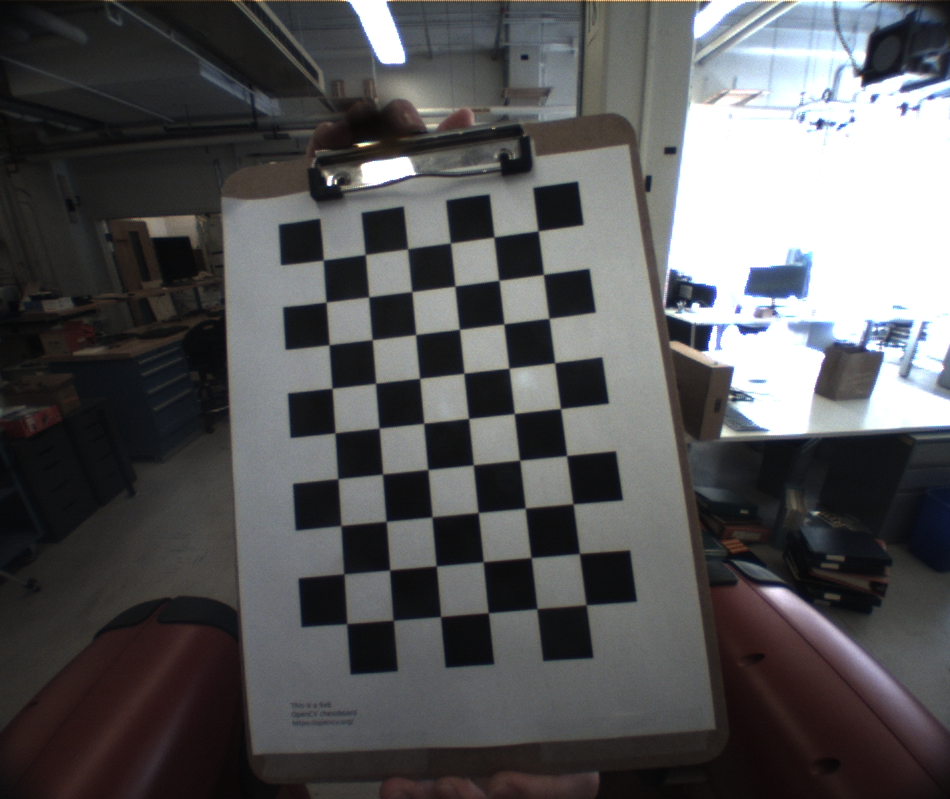
#> input picture camera/head_camera/head_camera_images/raw/pic_1.png, 950 x 799 px
$ python camera_calibration.py
#> lines starting #> are read from the running program, lines starting #| are printed output that depends on the picture; after the words box and inside, x2 and y2 are one past the last pixel; in counts of white or black regions, pixels touching at a corner belong together; long printed decimals are rounded
# [Updated] [Moses C. Nah] [2021.06.29]
# Author: Addison Sears-Collins
# https://automaticaddison.com
# Description: Perform camera calibration using a chessboard.
# [CODE NEED IMPROVEMENT] [Moses C. Nah]

import cv2                                  # Import the OpenCV library to enable computer vision
import numpy as np                          # Import the NumPy scientific computing library
import glob                                 # Used to get retrieve files that have a specified pattern
import pickle                               # For saving the camera variables

                                            # Path to the image that you want to undistort
PATH                   = "./head_camera_images/raw/"
distorted_img_filename = PATH + "pic_1.png"
                                            # [Chessboard dimensions]
number_of_squares_X = 10                    # Number of chessboard squares along the x-axis
number_of_squares_Y = 7                     # Number of chessboard squares along the y-axis
nX = number_of_squares_X - 1                # Number of interior corners along x-axis
nY = number_of_squares_Y - 1                # Number of interior corners along y-axis

object_points = []                          # Store vectors of 3D points for all chessboard images (world coordinate frame)
image_points  = []                          # Store vectors of 2D points for all chessboard images (camera coordinate frame)

# Set termination criteria. We stop either when an accuracy is reached or when
# we have finished a certain number of iterations.
criteria = ( cv2.TERM_CRITERIA_EPS + cv2.TERM_CRITERIA_MAX_ITER, 30, 0.001 )

# Define real world coordinates for points in the 3D coordinate frame
# Object points are (0,0,0), (1,0,0), (2,0,0) ...., (5,8,0)
object_points_3D = np.zeros( ( nX * nY, 3 ), np.float32 )

# These are the x and y coordinates
object_points_3D[ :, :2 ] = np.mgrid[ 0:nY, 0:nX ].T.reshape( -1, 2 )


def main():

  images = glob.glob( PATH + 'pic_*.png' )                                          # Get the file path for images in the current directory
  cnt    = 0

  for image_file in images:                                                     # Go through each chessboard image, one by one

    image = cv2.imread(image_file)                                              # Load the image
#> image is the input picture: shape (799, 950, 3); mean B, G, R 87.7, 86.5, 87
    gray  = cv2.cvtColor(image, cv2.COLOR_BGR2GRAY)                             # Convert the image to grayscale
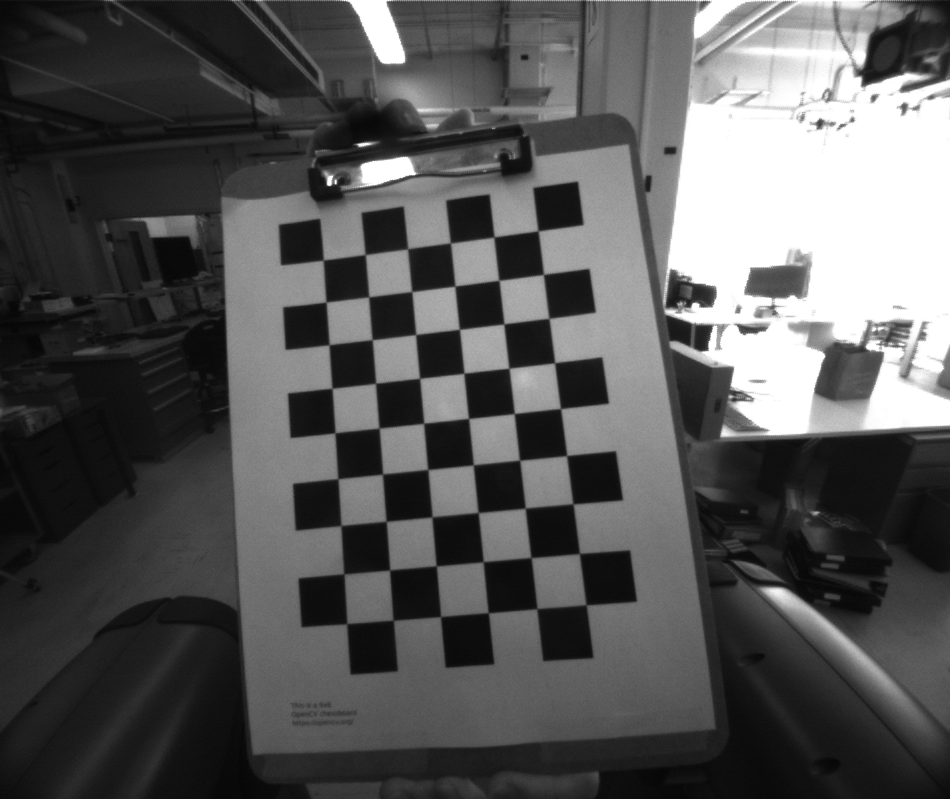
#> gray: shape (799, 950); min 6, max 255, mean 86.8

    success, corners = cv2.findChessboardCorners( gray, ( nY, nX ), None )      # Find the corners on the chessboard
#> success = True; corners = 54 rows, first 8: [323.2, 260.1], [365.4, 254.8], [407.5, 248.9], [450.5, 243], [493.9, 237.1], [538.1, 230.9], [326.1, 302], [368.7, 296.9]

    if success == True:                                                         # If the corners are found by the algorithm, draw them

      object_points.append( object_points_3D )                                  # Append object points
      image_points.append( corners )                                            # Append image points

      corners_2 = cv2.cornerSubPix( gray, corners, (11,11), (-1,-1), criteria ) # Find more exact corner pixels
#> corners_2 = 54 rows, first 8: [323.3, 260.1], [365.3, 254.6], [407.6, 248.8], [450.5, 243], [493.9, 237.1], [538.1, 230.9], [326.1, 302.1], [368.7, 296.9]
      cv2.drawChessboardCorners( image, (nY, nX), corners_2, success )          # Draw the corners
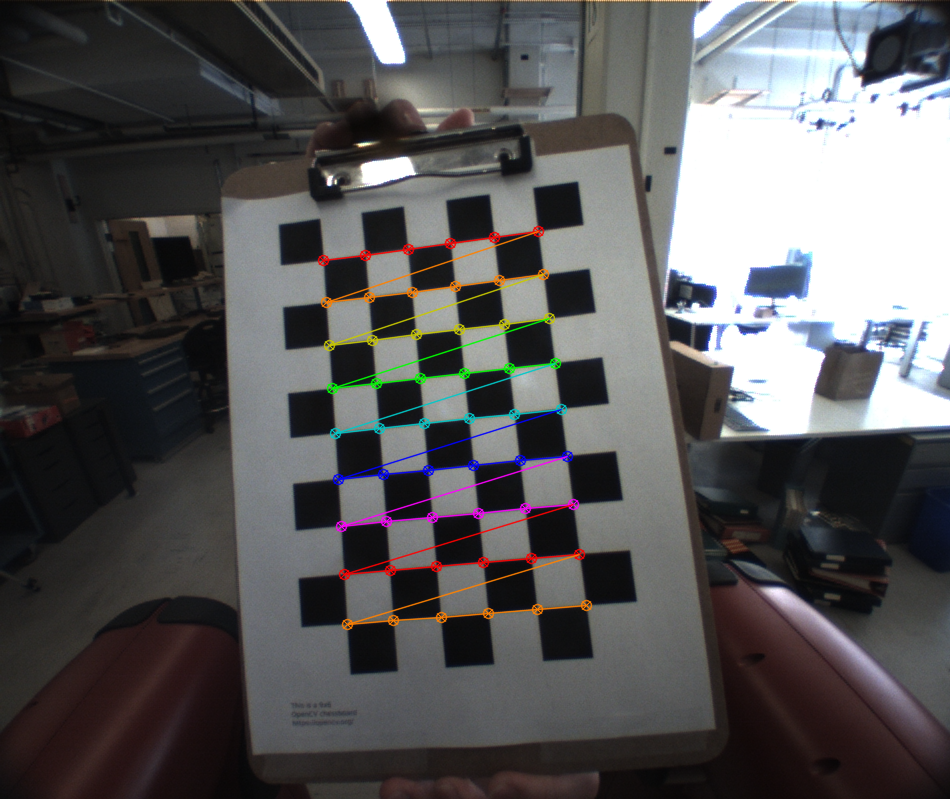
#> image: shape (799, 950, 3); 2.09% of pixels changed, all inside (x1, y1, x2, y2) = (317, 225, 593, 631)

      # [DEBUG] [Moses C. Nah] [2021.06.29]
      # Display the window for a short period. Used for testing.
      cv2.imshow( "Image", image )
      cv2.waitKey( 1000 )

      # Save the files
      img_name = "new_pic_{}.png".format( cnt + 1 )
      cv2.imwrite( img_name, image )
      cnt += 1
#> pass 2 of the loop in main, `for image_file in images:`:
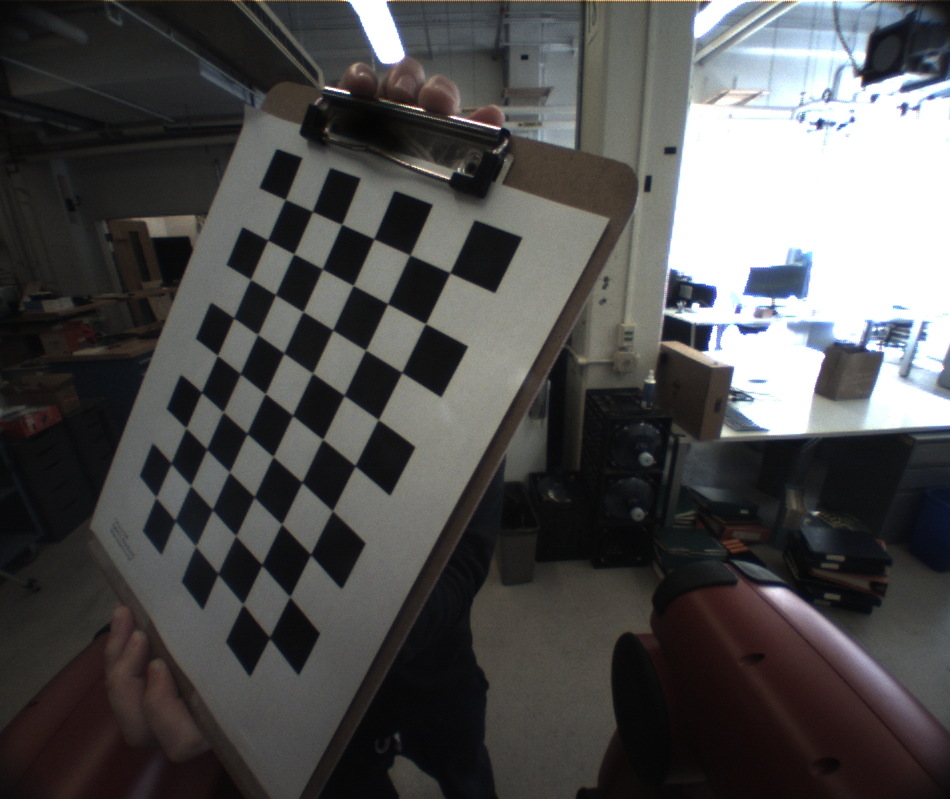
#> input picture camera/head_camera/head_camera_images/raw/pic_10.png, 950 x 799 px
#> in main, image is the input picture: shape (799, 950, 3); mean B, G, R 78.1, 78.3, 79.1
#> in main, `gray  = cv2.cvtColor(image, cv2.COLOR_BGR2GRAY)`:
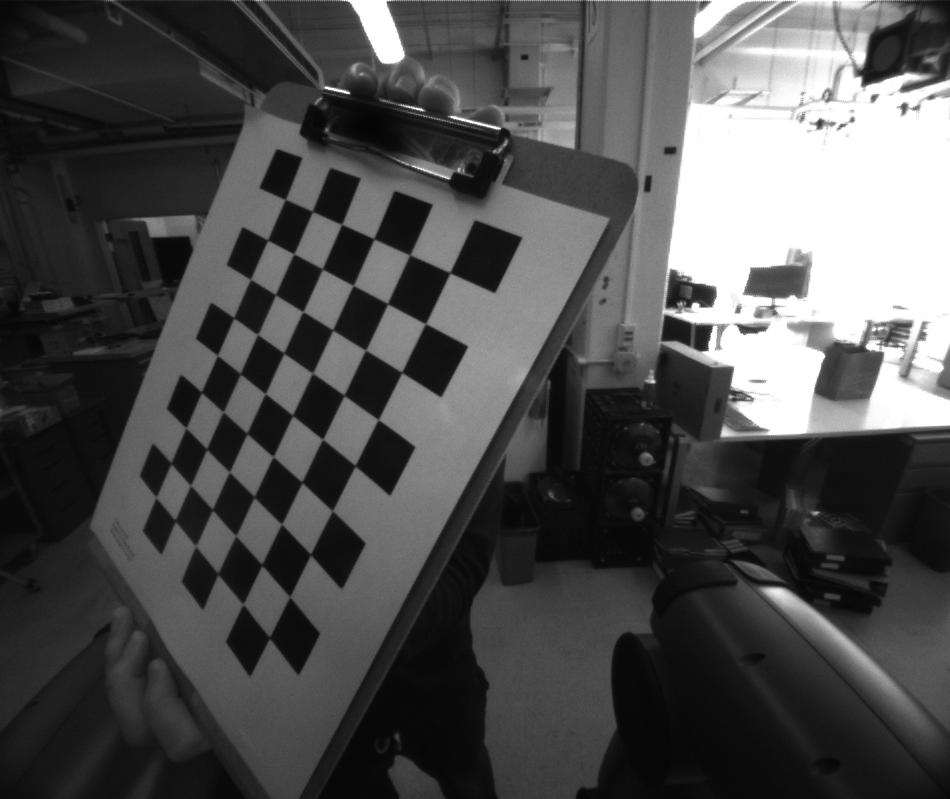
#> gray: shape (799, 950); min 3, max 255, mean 78.5
#> corners = 54 rows, first 8: [285.5, 199.3], [312.5, 211.7], [341.6, 224.3], [374, 238.9], [410, 255.1], [449.8, 272.9], [267.6, 240], [293.9, 254]
#> corners_2 = 54 rows, first 8: [285.3, 199.5], [312.4, 211.5], [341.7, 224.4], [373.9, 238.8], [409.8, 254.9], [449.8, 272.7], [267.7, 240], [293.8, 253.8]
#> in main, `cv2.drawChessboardCorners( image, (nY, nX), corners_2, success )`:
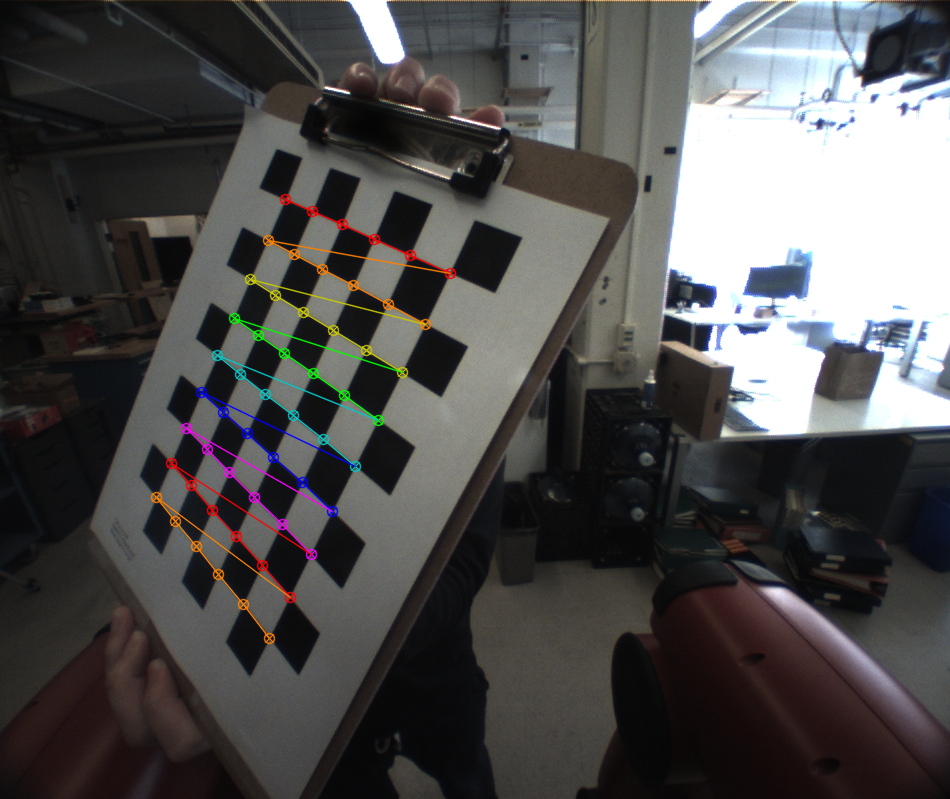
#> image: shape (799, 950, 3); 1.62% of pixels changed, all inside (x1, y1, x2, y2) = (150, 193, 457, 645)
#> pass 3 of the loop in main, `for image_file in images:`:
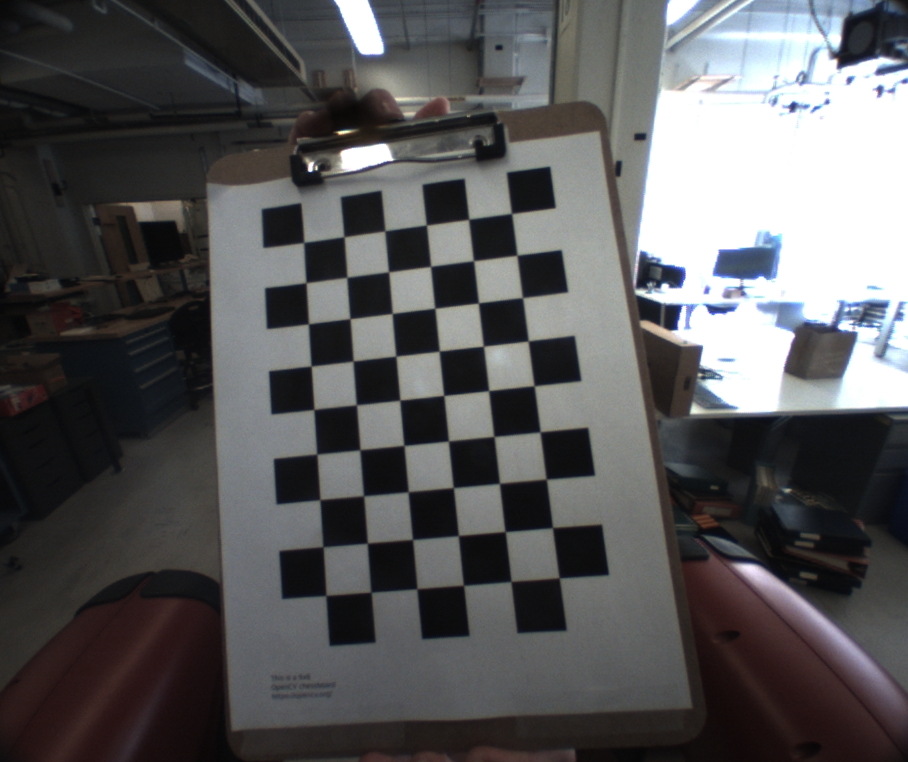
#> input picture camera/head_camera/head_camera_images/raw/pic_1_undistorted.png, 908 x 762 px
#> in main, image is the input picture: shape (762, 908, 3); mean B, G, R 88.8, 87.7, 88.2
#> in main, `gray  = cv2.cvtColor(image, cv2.COLOR_BGR2GRAY)`:
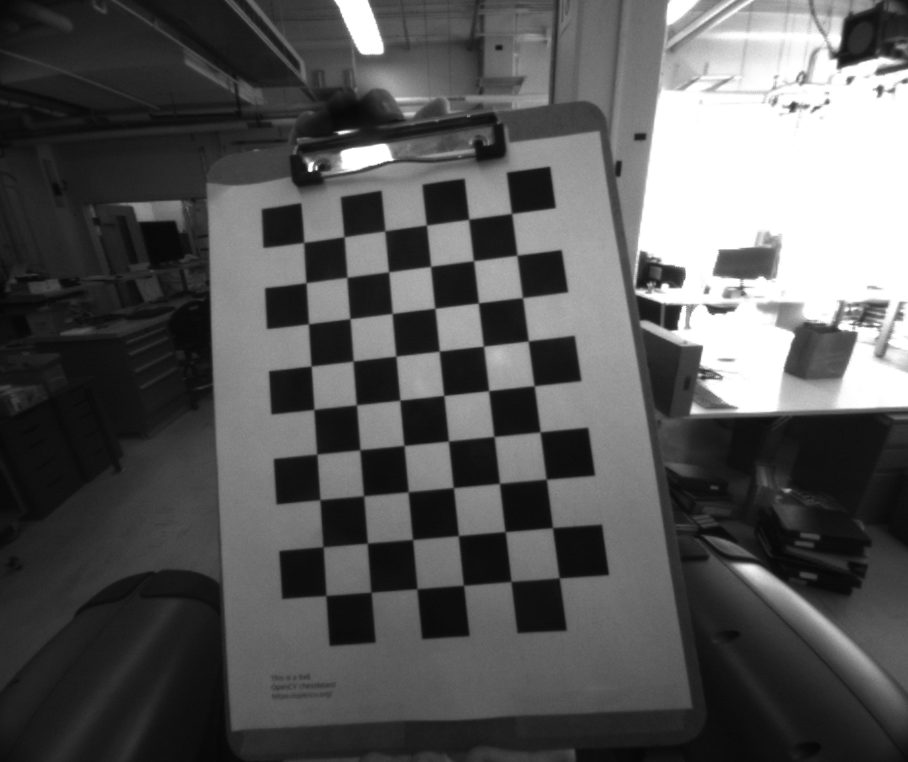
#> gray: shape (762, 908); min 6, max 255, mean 88
#> corners = 54 rows, first 8: [303.5, 242.5], [344.1, 236.9], [384.6, 231], [426.5, 225], [468.7, 219.3], [511.5, 213.5], [306.1, 282.8], [346.9, 277.3]
#> corners_2 = 54 rows, first 8: [303.7, 242.4], [344, 236.7], [384.8, 230.9], [426.5, 225.1], [468.6, 219.3], [511.6, 213.5], [306, 282.7], [346.9, 277.3]
#> in main, `cv2.drawChessboardCorners( image, (nY, nX), corners_2, success )`:
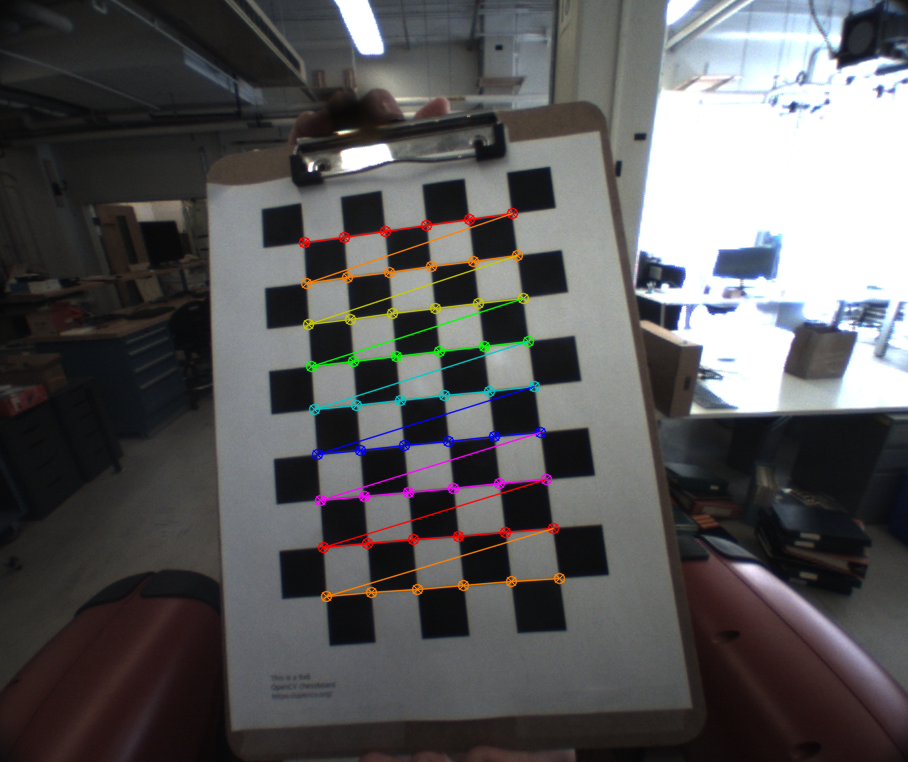
#> image: shape (762, 908, 3); 2.25% of pixels changed, all inside (x1, y1, x2, y2) = (298, 207, 566, 603)

  # Now take a distorted image and undistort it
  distorted_image = cv2.imread( distorted_img_filename )

  # Perform camera calibration to return the camera matrix, distortion coefficients, rotation and translation vectors etc
  # [REF] https://docs.opencv.org/master/d9/d0c/group__calib3d.html#ga687a1ab946686f0d85ae0363b5af1d7b
  ret, mtx, dist, rvecs, tvecs = cv2.calibrateCamera( object_points, image_points, gray.shape[ ::-1 ], None, None )
#> ret = 0.436; mtx = [[468.3, 0, 427.9], [0, 476.2, 389], [0, 0, 1]]; dist = [[0.0484, -0.104, -0.0044, -0.00347, 0.0113]]; rvecs = ([-0.139, 0.0825, -0.101], [-0.00224, 0.541, 0.494], [-0.146, 0.0931, -0.104]); tvecs = ([-2.46, -2.98, 11.1], [-3.31, -4.33, 11.02], [-2.99, -3.46, 11.37])

  height, width = distorted_image.shape[ :2 ]                                   # Get the dimensions of the image
#> height = 799; width = 950

  # Refine camera matrix
  # Returns optimal camera matrix and a rectangular region of interest
  # [REF] https://docs.opencv.org/master/d9/d0c/group__calib3d.html#ga7a6c4e032c97f03ba747966e6ad862b1
  optimal_camera_matrix, roi = cv2.getOptimalNewCameraMatrix( mtx, dist, ( width, height ), 1, ( width, height ) )
#> optimal_camera_matrix = [[48.9, 0, 161], [0, 83.34, 243.7], [0, 0, 1]]; roi = (0, 0, 0, 0)

  # Undistort the image
  undistorted_image = cv2.undistort( distorted_image, mtx, dist, None,
                                     optimal_camera_matrix)                     # [REF] https://docs.opencv.org/master/d9/d0c/group__calib3d.html#ga69f2545a8b62a6b0fc2ee060dc30559d
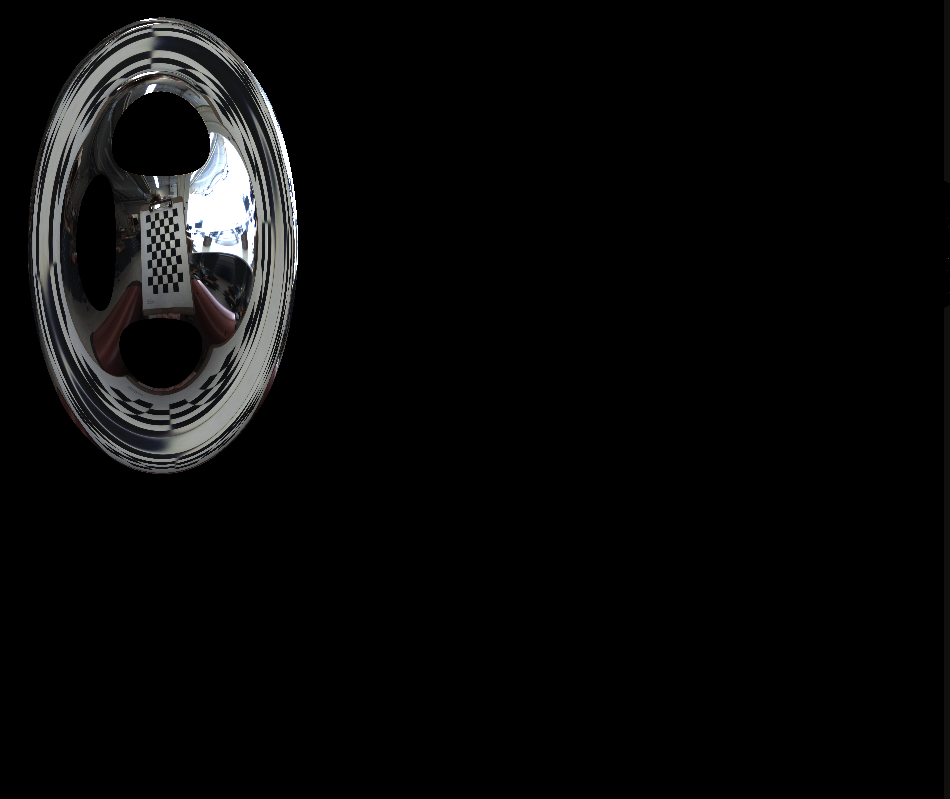
#> undistorted_image: shape (799, 950, 3); mean B, G, R 9.8, 9.8, 9.8

  # Crop the image. Uncomment these two lines to remove black lines
  # on the edge of the undistorted image.
  x, y, w, h        = roi
#> x = 0; y = 0; w = 0; h = 0
  undistorted_image = undistorted_image[y:y+h, x:x+w]
#> undistorted_image = empty array

  # Display key parameter outputs of the camera calibration process
  print( "Optimal Camera matrix:  {}".format( optimal_camera_matrix ) )
#| Optimal Camera matrix:  [[ 48.902   0.         161.042]
#|  [  0.          83.336 243.695]
#|  [  0.           0.           1.        ]]
  print( "Distortion coefficient: {}".format( dist                  ) )
#| Distortion coefficient: [[ 0.0484 -0.1035 -0.004399 -0.003469  0.01129]]
  print( "Rotation Vectors:       {}".format( rvecs                 ) )
#| Rotation Vectors:       (array([[-0.1386],
#|        [ 0.08248],
#|        [-0.1007]]), array([[-0.00224],
#|        [ 0.5406],
#|        [ 0.494]]), array([[-0.1456 ],
#|        [ 0.09305],
#|        [-0.1044]]))
  print( "Translation Vectors:    {}".format( tvecs                 ) )
#| Translation Vectors:    (array([[-2.458 ],
#|        [-2.982 ],
#|        [11.102]]), array([[-3.312],
#|        [-4.326  ],
#|        [11.022]]), array([[-2.995],
#|        [-3.459],
#|        [11.367]]))


  # Create the output file name by removing the '.jpg' part
  size         = len( distorted_img_filename )
  new_filename = distorted_img_filename[ :size - 4 ]
  new_filename = new_filename + '_undistorted.png'

  # Save the undistorted image
  cv2.imwrite( new_filename, undistorted_image )

  # Saving the objects:
  with open( 'cam_vars.pkl', 'wb' ) as f:  # Python 3: open(..., 'wb')
      pickle.dump( [ mtx, dist, optimal_camera_matrix, roi ], f )

  # Close all windows
  cv2.destroyAllWindows()

main()
